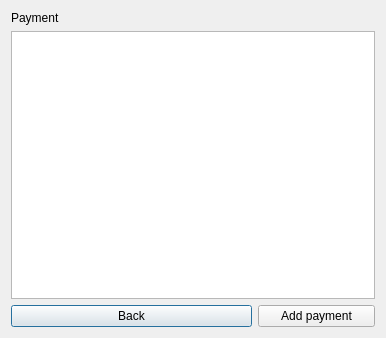
<?xml version="1.0" encoding="UTF-8"?>
<ui version="4.0">
 <class>AdminPayment</class>
 <widget class="QDialog" name="AdminPayment">
  <property name="geometry">
   <rect>
    <x>0</x>
    <y>0</y>
    <width>386</width>
    <height>338</height>
   </rect>
  </property>
  <property name="windowTitle">
   <string>Dialog</string>
  </property>
  <layout class="QGridLayout" name="gridLayout">
   <item row="0" column="0">
    <widget class="QLabel" name="label">
     <property name="text">
      <string>Payment</string>
     </property>
    </widget>
   </item>
   <item row="0" column="1">
    <widget class="QLabel" name="label_2">
     <property name="text">
      <string/>
     </property>
    </widget>
   </item>
   <item row="1" column="0" colspan="3">
    <widget class="QTableView" name="tableView"/>
   </item>
   <item row="2" column="0" colspan="2">
    <widget class="QPushButton" name="pushButton_back">
     <property name="text">
      <string>Back</string>
     </property>
    </widget>
   </item>
   <item row="2" column="2">
    <widget class="QPushButton" name="pushButton_addPayment">
     <property name="text">
      <string>Add payment</string>
     </property>
    </widget>
   </item>
  </layout>
 </widget>
 <resources/>
 <connections/>
</ui>
